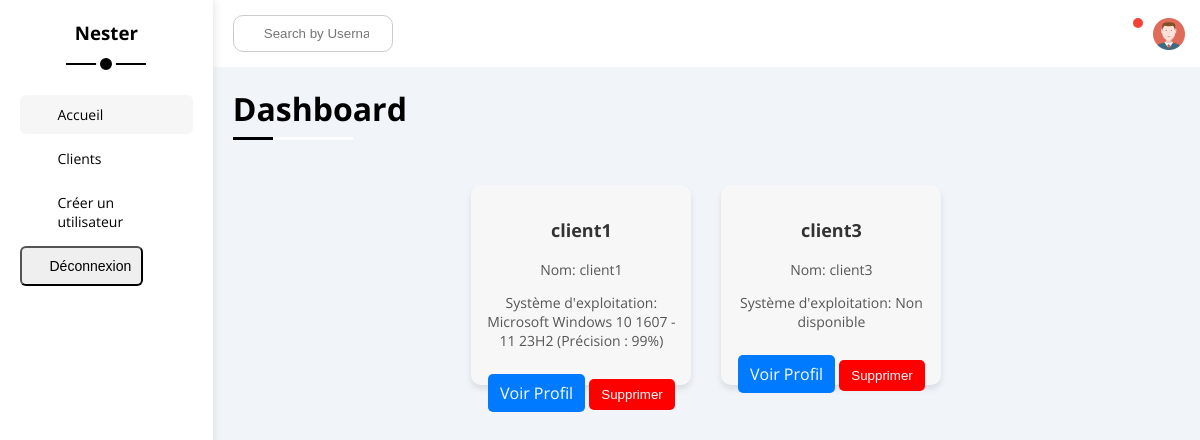
The app's page /clients (signed in), older data.
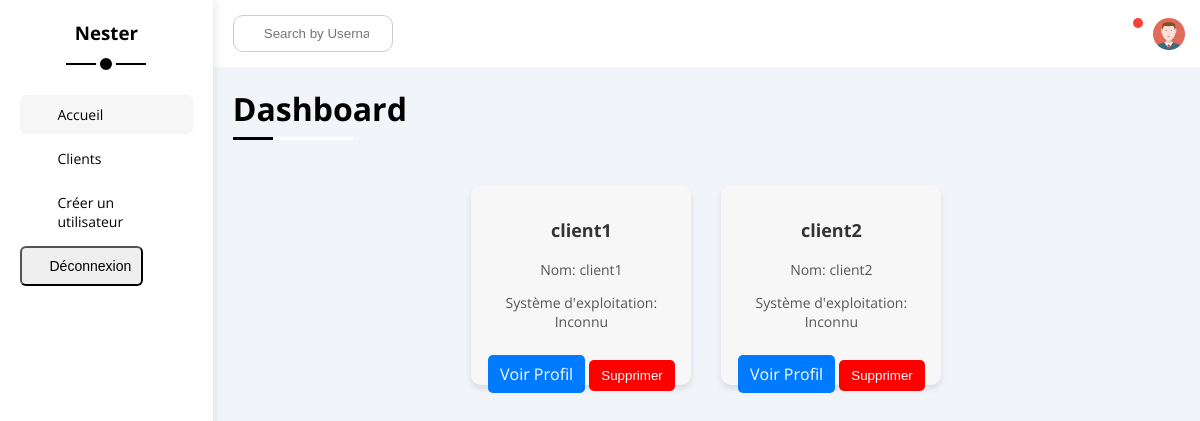
The same page, newer data.
### models.py (models this page shows, shortened)
class User(db.Model):
    id = db.Column(db.Integer, primary_key=True)
    name = db.Column(db.String(100), nullable=False)
    username = db.Column(db.String(120), unique=True, nullable=False)
    password_hash = db.Column(db.String(200), nullable=False)
    role = db.Column(db.String(20), nullable=False, default='client')
    scan_results = db.relationship('ScanResult', backref='user', lazy=True)

### Nester/app.py (the view)
@app.route('/clients')
def clients():
    if 'user_id' not in session:
        return redirect(url_for('login'))
    current_user = User.query.get(session['user_id'])
    if not current_user or current_user.role != 'admin':
        flash("Vous n'êtes pas autorisé à accéder à cette page.", "danger")
        return redirect(url_for('home'))
    users = User.query.filter_by(role='client').all()
    for user in users:
        last_scan = ScanResult.query.filter_by(user_id=user.id).order_by(ScanResult.timestamp.desc()).first()
        user.last_scan_os = last_scan.os if last_scan else 'Non disponible'
    return render_template('clients.html', users=users)

### Nester/templates/clients.html (shortened to what this page needs)
<!DOCTYPE html>
<html lang="en">
  <head>
    <link rel="stylesheet" type="text/css" href="{{ url_for('static', filename='css/all.min.css') }}">
    <link rel="stylesheet" type="text/css" href="{{ url_for('static', filename='css/framework.css') }}">
    <link rel="stylesheet" type="text/css" href="{{ url_for('static', filename='css/master.css') }}">
  </head>
  <body>
    <div class="page d-flex">
      <div class="sidebar bg-white p-20 p-relative">
        <h3 class="p-relative txt-c mt-0">Nester</h3>
        <ul>
          <li>
            <a class="active d-flex align-center fs-14 c-black rad-6 p-10" href="{{ url_for('admin_dashboard') }}">
              <i class="fa-regular fa-chart-bar fa-fw"></i>
              <span>Accueil</span>
            </a>
          </li>
          <li>
            <a class="d-flex align-center fs-14 c-black rad-6 p-10" href="{{ url_for('clients') }}">
              <i class="fa-regular fa-circle-user fa-fw"></i>
              <span>Clients</span>
            </a>
          </li>
          <li>
            <a class="d-flex align-center fs-14 c-black rad-6 p-10" href="{{ url_for('register') }}">
              <i class="fa-regular fa-file fa-fw"></i>
              <span>Créer un utilisateur</span>
            </a>
          </li>
          <li>
            <form action="{{ url_for('logout') }}" method="post" class="d-inline">
              <button type="submit" class="d-flex align-center fs-14 c-black rad-6 p-10 bg-none border-none">
                <i class="fa-regular fa-credit-card fa-fw"></i>
                <span>Déconnexion</span>
              </button>
            </form>
          </li>
        </ul>
      </div>
      <div class="content w-full">
        <div class="head bg-white p-15 between-flex">
            <div class="search p-relative">
                <input class="p-10" type="search" id="searchInput" placeholder="Search by Username" onkeyup="searchByUsername()" />
            </div>
          <div class="icons d-flex align-center">
            <span class="notification p-relative">
              <i class="fa-regular fa-bell fa-lg"></i>
            </span>
            <img src="static/imgs/avatar.png" alt="" />
          </div>
        </div>
        <h1 class="p-relative">Dashboard</h1>
        <div class="clients-container">
          {% for user in users %}
          <div class="client-card">
            <h3>{{ user.username }}</h3>
            <p>Nom: {{ user.name }}</p>
            <p>Système d'exploitation: {{ user.last_scan_os }}</p>
            <a href="{{ url_for('client_profile', id=user.id) }}" class="btn-profile">Voir Profil</a>
            <form action="{{ url_for('delete_user', id=user.id) }}" method="POST" style="display:inline;">
              <button type="submit" class="btn-danger">Supprimer</button>
            </form>
          </div>
          {% else %}
            <p>Aucun client trouvé.</p>
          {% endfor %}
        </div>
      </div>
    </div>
  </body>
</html>

Row changes from the older to the newer data that the page shows:
removed User: username "client3", name "client3", last_scan_os "Non disponible"
changed User "client1": last_scan_os "Microsoft Windows 10 1607 - 11 23H2 (Précision : 99%)" → "Inconnu"
added User: username "client2", name "client2", last_scan_os "Inconnu"
